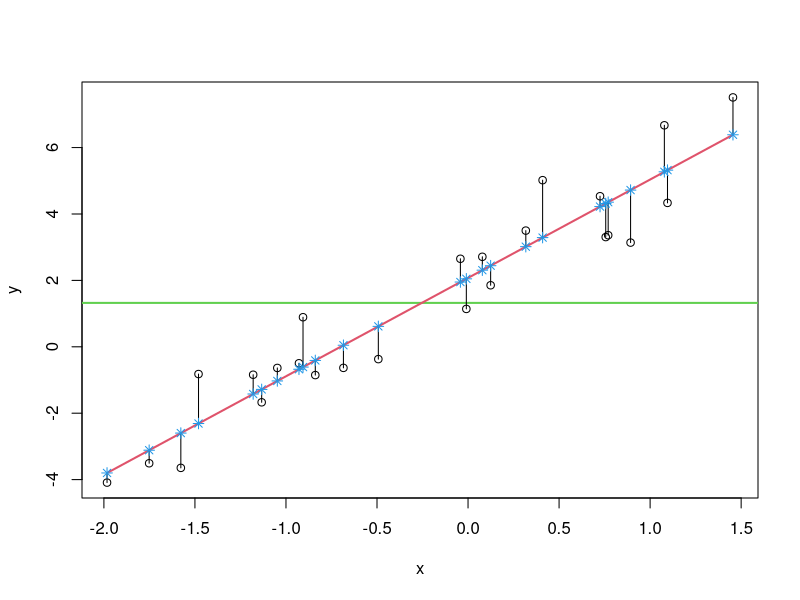
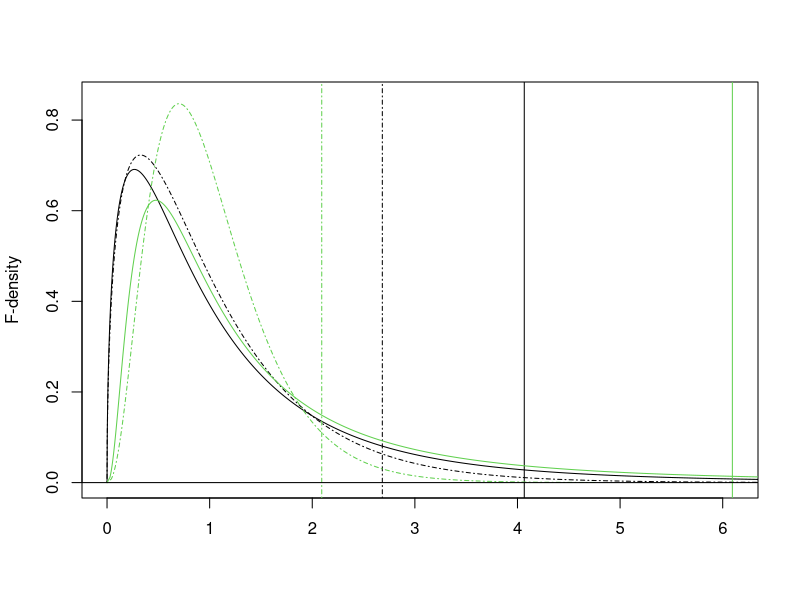
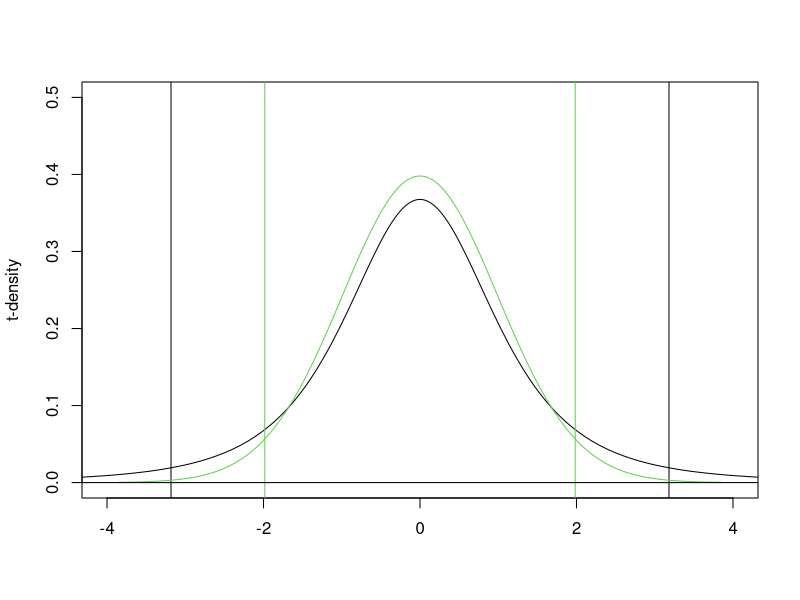
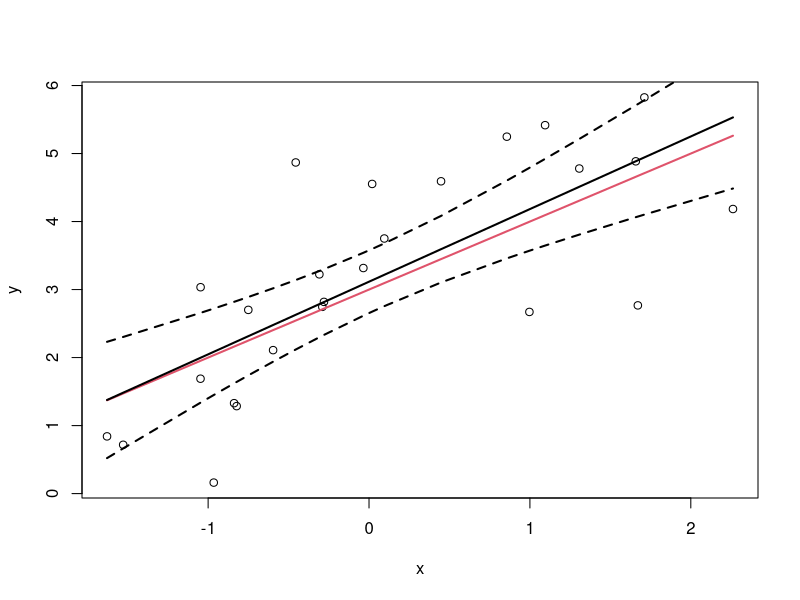
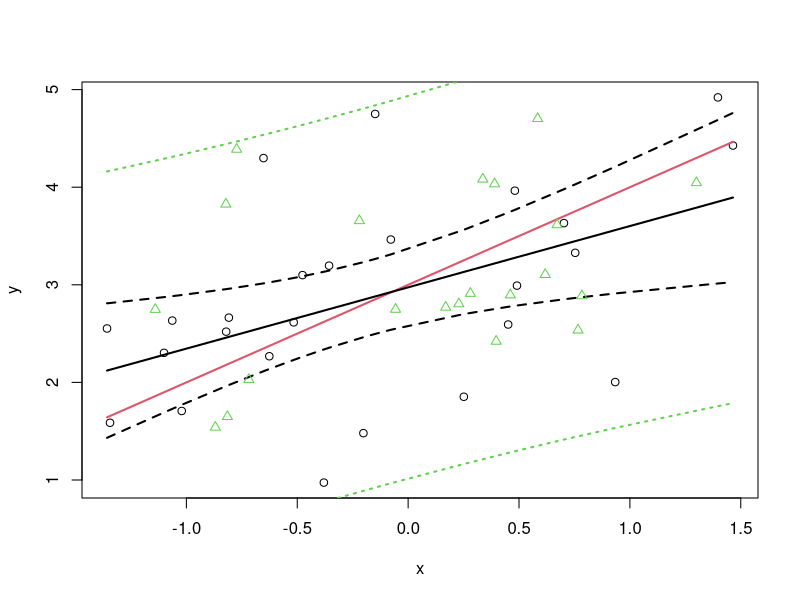
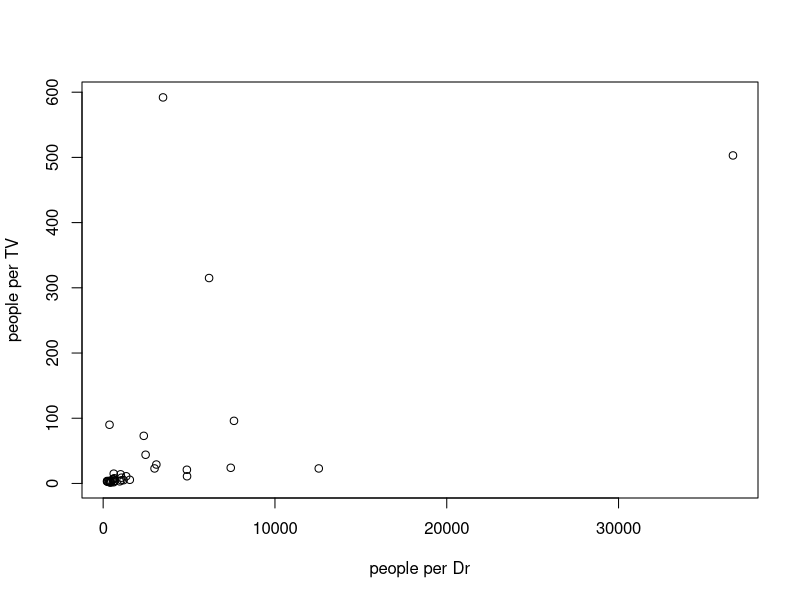
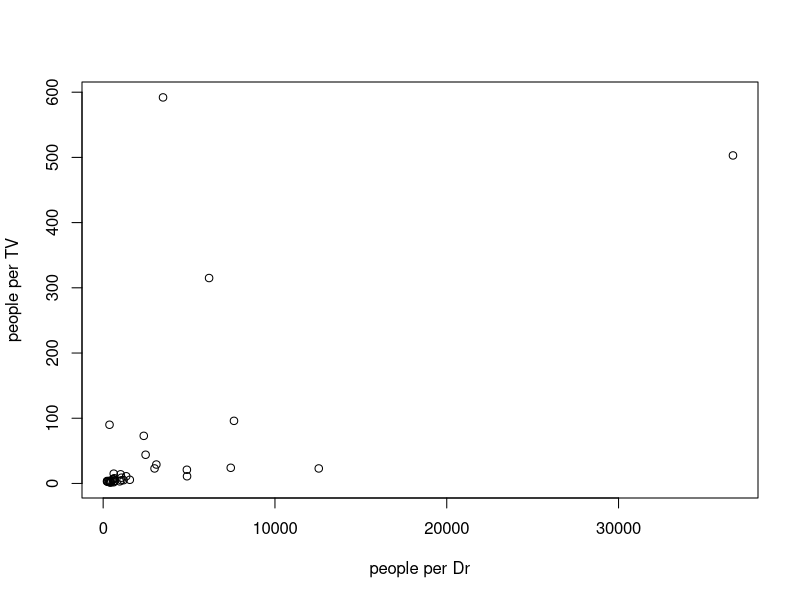
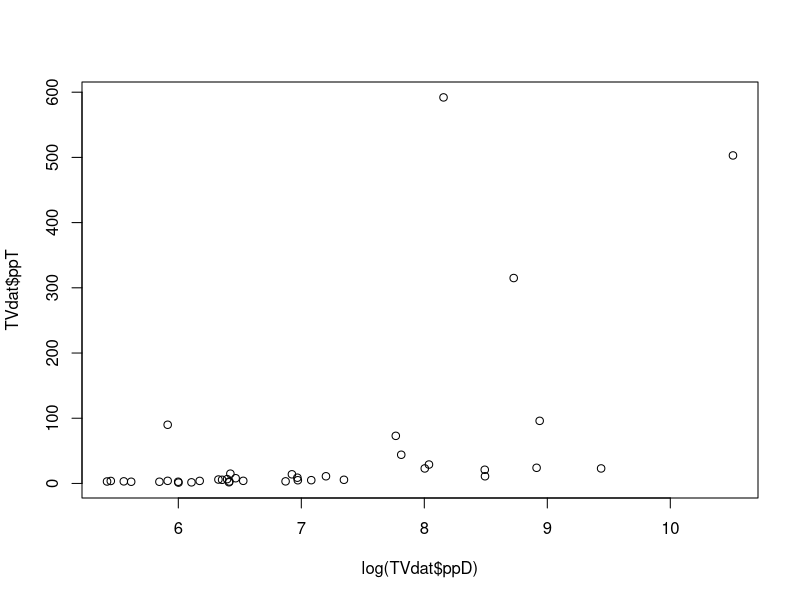

Write the R code that produced these figures, in order.
## ---- chunk 1
###################################################
### code chunk number 1: l4-ssreg
###################################################
x<-sort(rnorm(25))
y<-2+3*x+rnorm(25)
plot(x,y)
mm<-lm(y~x)
abline(h=mean(y),col=3,lwd=2)
lines(x,mm$fit,lwd=2,col=2)
for (zz in (1:length(x))) {
  lines(rep(x[zz],2),c(y[zz],mm$fit[zz]))
  points(x[zz],mm$fit[zz],pch=8,col=4)}
## ---- chunk 2
###################################################
### code chunk number 2: l4-ftest
###################################################
aa<-qf(seq(0,.99999,by=.0001),3,8)
plot(aa,df(aa,3,8),xlim=c(0,6.1),ylim=c(0,.85),type='l',xlab="",ylab="F-density")
abline(v=qf(.95,3,8))
aa<-qf(seq(0,.99999,by=.0001),3,116)
lines(aa,df(aa,3,116),lty=4)
abline(v=qf(.95,3,116),lty=4)
aa<-qf(seq(0,.99999,by=.0001),7,4)
lines(aa,df(aa,7,4),col=3)
abline(v=qf(.95,7,4),col=3)
aa<-qf(seq(0,.99999,by=.0001),7,112)
lines(aa,df(aa,7,112),lty=4,col=3)
abline(v=qf(.95,7,112),col=3,lty=4)
abline(h=0)
## ---- chunk 3
###################################################
### code chunk number 3: l4-fsum
###################################################
x<-sort(rnorm(25))
y<-2+3*x+rnorm(25)
mm<-lm(y~x)
## ---- chunk 4

###################################################
### code chunk number 4: l4-fsum2
###################################################
print(summary(mm))
## ---- chunk 5
###################################################
### code chunk number 5: l4-fsum3
###################################################
library(xtable)
z<-data.frame(matrix(summary(mm)$fstat,1,3))
dimnames(z) <- list(c(" "), c("value", "df1", "df2"))
xtable(z, digits=c(0, 3, 3, 3),caption="F-statistic",label="tab:fsum")
pval<-1-pf(summary(mm)$fs[1],summary(mm)$fs[2],summary(mm)$fs[3])
ord<-3+abs(floor(log10(pval)))
## ---- chunk 6
###################################################
### code chunk number 6: l4-ttest
###################################################
aa<-qt(seq(0,.99999,by=.0001),3)
plot(aa,dt(aa,3),xlim=c(-4,4),ylim=c(0,.5),type='l',xlab="",ylab="t-density")
abline(v=qt(.975,3))
abline(v=qt(.025,3))
aa<-qt(seq(0,.99999,by=.0001),100)
lines(aa,dt(aa,100),col=3)
abline(v=qt(.975,100),col=3)
abline(v=qt(.025,100),col=3)
abline(h=0)
## ---- chunk 7
###################################################
### code chunk number 7: l4-cimean
###################################################
x<-sort(rnorm(25))
y<-3+1*x+rnorm(25)
plot(x,y)
mm<-lm(y~x)
lmi<-lm.influence(mm) ; ms<-summary(mm)
lines(x,3+x,col=2,lwd=2)
lines(x,mm$fitted, lwd=2)
lines(x,mm$fitted+qt(.975,25-2) * sqrt(ms$sig^2 * lmi$hat), lty=2, lwd=2)
lines(x,mm$fitted-qt(.975,25-2) * sqrt(ms$sig^2 * lmi$hat), lty=2, lwd=2)
## ---- chunk 8
###################################################
### code chunk number 8: l4-cipred
###################################################
x<-sort(rnorm(25))
y<-3+1*x+rnorm(25)
xnew<-sort(rnorm(25))
ynew<-3+1*xnew+rnorm(25)
plot(x,y)
mm<-lm(y~x)
lmi<-lm.influence(mm) ; ms<-summary(mm)
lines(x,3+x,col=2,lwd=2)
lines(x,mm$fitted, lwd=2)
lines(x,mm$fitted+qt(.975,25-2) * sqrt(ms$sig^2 * lmi$hat), lty=2, lwd=2)
lines(x,mm$fitted-qt(.975,25-2) * sqrt(ms$sig^2 * lmi$hat), lty=2, lwd=2)
points(xnew,ynew, pch=2,col=3)
lines(x,mm$fitted+qt(.975,25-2) * sqrt(ms$sig^2 * (1+lmi$hat)), lty=3, lwd=2,col=3)
lines(x,mm$fitted-qt(.975,25-2) * sqrt(ms$sig^2 * (1+lmi$hat)), lty=3, lwd=2,col=3)
## ---- chunk 9
###################################################
### code chunk number 9: ch1a
###################################################
TVdat<-read.table("TV.dat") ## reading the data into R
print(dim(TVdat)) ## printing the dimensions of the data
print(names(TVdat))  ## printing the names of the variables
print(row.names(TVdat)) ## printing the names of the countries included
plot(TVdat$ppD,TVdat$ppT,xlab="people per Dr",ylab="people per TV")
id<-identify(TVdat$ppD,TVdat$ppT,row.names(TVdat),pos=T)
## identify() allows you to mark observations in the data with a left mouse click
## end the identify session with a right mouse click
## ---- chunk 10
###################################################
### code chunk number 10: ch1
###################################################
## this code is just a way for me to allow for output to be put in my handouts on the go
## the if-statement allows for the figure to be created even if there are no observations marked
plot(TVdat$ppD,TVdat$ppT,xlab="people per Dr",ylab="people per TV")
if (max(id$ind)!=-Inf) {
text(TVdat$ppD[id$ind],TVdat$ppT[id$ind],row.names(TVdat)[id$ind],pos=id$pos) }
## ---- chunk 11
###################################################
### code chunk number 11: ch2a
###################################################
plot(log(TVdat$ppD),TVdat$ppT) ## taking logs of the x-variable
id<-identify(log(TVdat$ppD),TVdat$ppT,row.names(TVdat),pos=T)
## ---- chunk 12
###################################################
### code chunk number 12: ch2
###################################################
plot(log(TVdat$ppD),TVdat$ppT,xlab="people per Dr",ylab="people per TV")
if (max(id$ind)!=-Inf) {text(log(TVdat$ppD)[id$ind],TVdat$ppT[id$ind],row.names(TVdat)[id$ind],pos=id$pos)}
## ---- chunk 13
###################################################
### code chunk number 13: ch3a
###################################################
plot(log(TVdat$ppD),log(TVdat$ppT)) ## taking logs of both x and y
id<-identify(log(TVdat$ppD),log(TVdat$ppT),row.names(TVdat),pos=T)
mm<-lm(log(TVdat$ppT)~log(TVdat$ppD))
# missing values for ppT for two countries
lines(sort(log(TVdat$ppD)[is.na(TVdat$ppT)==F]),mm$fit[sort.list(log(TVdat$ppD)[is.na(TVdat$ppT)==F])])
## here I use is.na() to identify the observations with missing values, I only plot those that had
## is.na==F for FALSE
## ---- chunk 14
###################################################
### code chunk number 14: ch3
###################################################
plot(log(TVdat$ppD),log(TVdat$ppT))
if (max(id$ind)!=-Inf) {text(log(TVdat$ppD)[id$ind],log(TVdat$ppT)[id$ind],row.names(TVdat)[id$ind],pos=id$pos)}
lines(sort(log(TVdat$ppD)[is.na(TVdat$ppT)==F]),mm$fit[sort.list(log(TVdat$ppD)[is.na(TVdat$ppT)==F])])
## ---- chunk 15
###################################################
### code chunk number 15: ch4
###################################################
## here I create a regression summary in a LateX table format
## you can just use the command summary(mm) in R directly
library(xtable)
xtable(summary(mm), caption="Regression summary", label="tab:ch4")
## ---- chunk 16
###################################################
### code chunk number 16: ch5a
###################################################
induse<-seq(1,dim(TVdat)[1])[is.na(TVdat$ppT)==F] ##id the data with non-missing y-values
plot(log(TVdat$ppD)[induse],mm$res)
abline(h=0)
id<-identify(log(TVdat$ppD)[induse],mm$res,row.names(TVdat)[induse],pos=T) ## mark large residuals
## ---- chunk 17
###################################################
### code chunk number 17: ch5
###################################################
plot(log(TVdat$ppD)[induse],mm$res)
abline(h=0)
if (max(id$ind)!=-Inf) {text((log(TVdat$ppD)[induse])[id$ind],mm$res[id$ind],(row.names(TVdat)[induse])[id$ind],pos=id$pos)}
## ---- chunk 18
###################################################
### code chunk number 18: ch6a
###################################################
lmi<-lm.influence(mm)
plot(log(TVdat$ppD)[induse],lmi$hat,ylab="leverage")
id<-identify(log(TVdat$ppD)[induse],lmi$hat, row.names(TVdat)[induse],pos=T)
## ---- chunk 19
###################################################
### code chunk number 19: ch6
###################################################
plot(log(TVdat$ppD)[induse],lmi$hat,ylab="leverage")
if (max(id$ind)!=-Inf) {text((log(TVdat$ppD)[induse])[id$ind],lmi$hat[id$ind], (row.names(TVdat)[induse])[id$ind],pos=id$pos)}
p<-locator()
## ---- chunk 20
###################################################
### code chunk number 20: ch7a
###################################################
plot(induse,lmi$coef[,2],ylab="Impact on Slope")
abline(h=0)
id<-identify(induse,lmi$coef[,2],label=row.names(TVdat)[induse],pos=T)
## ---- chunk 21
###################################################
### code chunk number 21: ch7
###################################################
plot(induse,lmi$coef[,2],ylab="Impact on Slope")
abline(h=0)
if (max(id$ind)!=-Inf) {text(induse[id$ind],(lmi$coef[,2])[id$ind],label=(row.names(TVdat)[induse])[id$ind],pos=id$pos)}
## ---- chunk 22
###################################################
### code chunk number 22: ch8a
###################################################
plot(induse,lmi$sig,ylab="Impact on Sum of Squares")
id<-identify(induse,lmi$sig,label=row.names(TVdat)[induse],pos=T)
## ---- chunk 23
###################################################
### code chunk number 23: ch8
###################################################
plot(induse,lmi$sig,ylab="Impact on Sum of Squares")
if (max(id$ind)!=-Inf) {text(induse[id$ind],lmi$sig[id$ind],label=(row.names(TVdat)[induse])[id$ind],pos=id$pos)}
## ---- chunk 24
###################################################
### code chunk number 24: ch9
###################################################
print(summary(mm))
## ---- chunk 25
###################################################
### code chunk number 25: ch10
###################################################
ms<-summary(mm)
## ---- chunk 26
###################################################
### code chunk number 26: ch11
###################################################
library(xtable)
## the confint() function computes the t-based confidence intervals for the intercept and slope
## I use the xtable() function to create a table for LaTeX 
z<-data.frame(matrix(confint(mm),2,2))
dimnames(z) <- list(c("intercept","slope"), c("2.5%", "97.5%"))
xtable(z, digits=c(0, 3, 3),caption="95 percent confidence intervals",label="tab:ci")
p<-locator()
## ---- chunk 27
###################################################
### code chunk number 27: ch12
###################################################
z<-data.frame(matrix(ms$fstat,1,3))
dimnames(z) <- list(c(" "), c("value", "df1", "df2"))
xtable(z, digits=c(0, 3, 3, 3),caption="F-statistic",label="tab:fsumTV")
pval<-1-pf(ms$fs[1],ms$fs[2],ms$fs[3])
ord<-3+abs(floor(log10(pval)))
p<-locator()
## ---- chunk 28
###################################################
### code chunk number 28: ch13a
###################################################
ii<-sample(seq(1,dim(TVdat)[1]),10) ## withholding 10 samples for prediction
x<-sort(log(TVdat$ppD[-ii]))
y<-log(TVdat$ppT[-ii])[sort.list(log(TVdat$ppD[-ii]))]
plot(x,y,xlab="log-ppDr",ylab="log-ppTV")
mm<-lm(y~x)
ms<-summary(mm)
lines(x[is.na(y)==F],mm$fitted,lwd=2)
xp<-seq(min(log(TVdat$ppD)),max(log(TVdat$ppD)),by=.1)
xuse<-x[is.na(y)==F]
hats<-1/length(xuse)+(xp-mean(xuse))^2/sum((xuse-mean(xuse))^2)
lines(xp,mm$coef[1]+mm$coef[2]*xp + qt(.975,length(xuse)-2) * sqrt(ms$sigma^2 * hats),lwd=2,lty=2)
lines(xp,mm$coef[1]+mm$coef[2]*xp - qt(.975,length(xuse)-2) * sqrt(ms$sigma^2 * hats),lwd=2,lty=2)
lines(xp,mm$coef[1]+mm$coef[2]*xp + qt(.975,length(xuse)-2) * sqrt(ms$sigma^2 * (1+hats)),lwd=2,col=3,lty=3)
lines(xp,mm$coef[1]+mm$coef[2]*xp - qt(.975,length(xuse)-2) * sqrt(ms$sigma^2 * (1+hats)),lwd=2,col=3,lty=3)
points(log(TVdat$ppD)[ii],log(TVdat$ppT)[ii],col=3,pch=2)
points(log(TVdat$ppD)[ii],mm$coef[1]+mm$coef[2]*log(TVdat$ppD)[ii],col=3,pch=8)
id<-identify(log(TVdat$ppD)[ii],log(TVdat$ppT)[ii],row.names(TVdat)[ii],pos=T)
## ---- chunk 29
###################################################
### code chunk number 29: ch13b
###################################################
plot(x,y,xlab="log-ppDr",ylab="log-ppTV")
lines(x[is.na(y)==F],mm$fitted,lwd=2)
lines(xp,mm$coef[1]+mm$coef[2]*xp + qt(.975,length(xuse)-2) * sqrt(ms$sigma^2 * hats),lwd=2,lty=2)
lines(xp,mm$coef[1]+mm$coef[2]*xp - qt(.975,length(xuse)-2) * sqrt(ms$sigma^2 * hats),lwd=2,lty=2)
lines(xp,mm$coef[1]+mm$coef[2]*xp + qt(.975,length(xuse)-2) * sqrt(ms$sigma^2 * (1+hats)),lwd=2,col=3,lty=3)
lines(xp,mm$coef[1]+mm$coef[2]*xp - qt(.975,length(xuse)-2) * sqrt(ms$sigma^2 * (1+hats)),lwd=2,col=3,lty=3)
points(log(TVdat$ppD)[ii],log(TVdat$ppT)[ii],col=3,pch=2)
points(log(TVdat$ppD)[ii],mm$coef[1]+mm$coef[2]*log(TVdat$ppD)[ii],col=3,pch=8)
if (max(id$ind)!=-Inf) {text((log(TVdat$ppD)[ii])[id$ind],(log(TVdat$ppT)[ii])[id$ind],(row.names(TVdat)[ii])[id$ind],pos=id$pos)}
